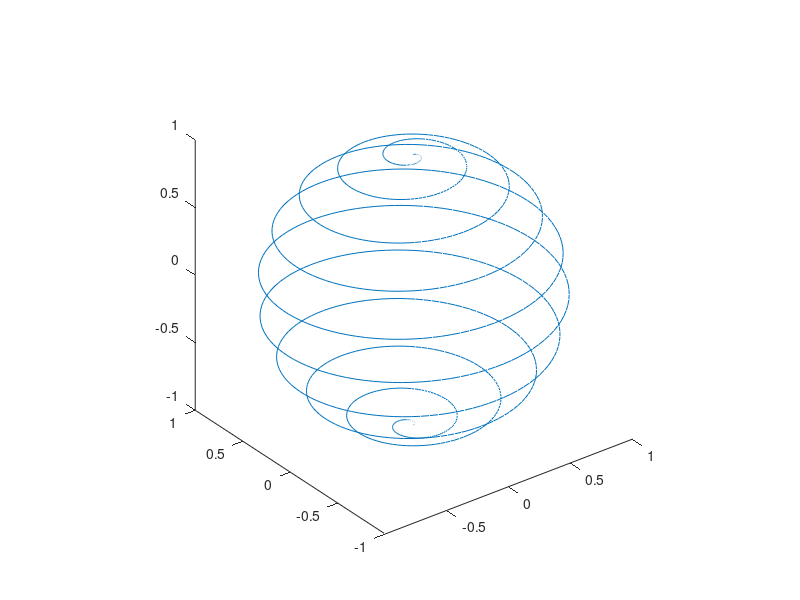

Source code (MATLAB):
%Spiral similar to Spherical Helix.
r = 1;
theta = linspace(-10*pi,10*pi,1000);
phi = linspace(-0.5*pi,0.5*pi,1000);
[x,y,z] = sph2cart(theta,phi,r);
line(x,y,z);
view(3),axis equal on
